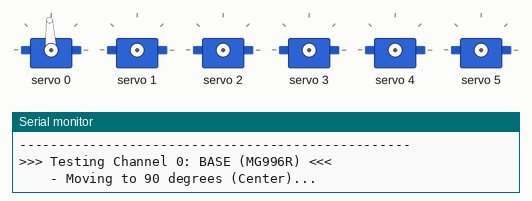
The sketch below on a simulated ESP32. On the bench: 6 × servo, the last lines printed to the serial monitor.

Above: at 1.2 s.
At 6.2 s:
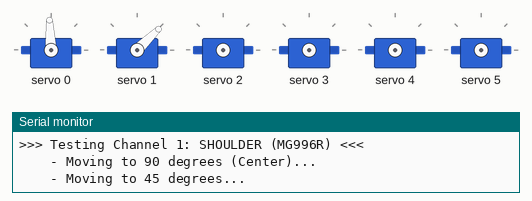
At 10.2 s:
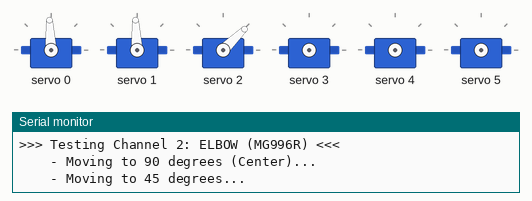
At 19.2 s:
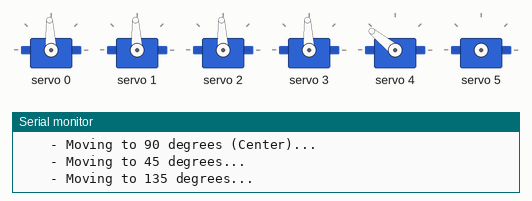
At 29.3 s:
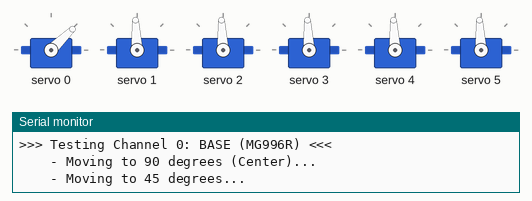
At 38.3 s:
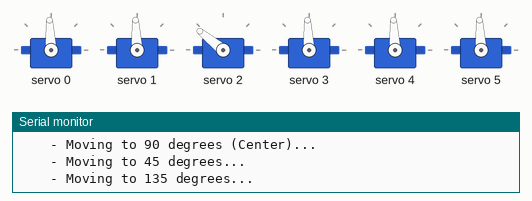
Timing chart, 0 to 40.0 s (numbered marks = the images above):
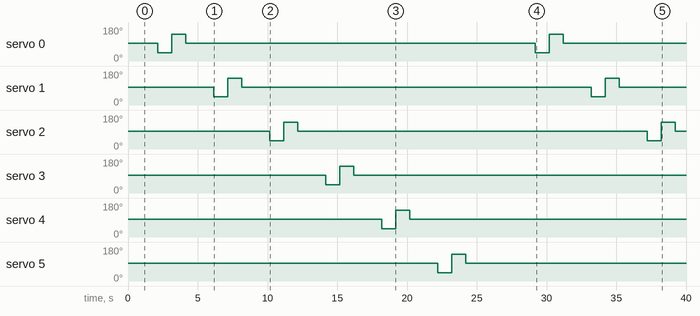

Measured:
- by itself, servo 0: 93° → 44° at 2.1 s, → 141° 1.0 s later, → 93° 1.0 s later, → 44° 25.1 s later, … (6 changes in this stretch)
- by itself, servo 1: 93° → 44° at 6.2 s, → 141° 1.0 s later, → 93° 1.0 s later, → 44° 25.1 s later, … (6 changes in this stretch)
- by itself, servo 2: 93° → 44° at 10.2 s, → 141° 1.0 s later, → 93° 1.0 s later, → 44° 25.1 s later, … (6 changes in this stretch)
- by itself, servo 3: 93° → 44° at 14.2 s, → 141° 1.0 s later, → 93° 1.0 s later
- by itself, servo 4: 93° → 44° at 18.2 s, → 141° 1.0 s later, → 93° 1.0 s later
- by itself, servo 5: 93° → 44° at 22.2 s, → 141° 1.0 s later, → 93° 1.0 s later

The sketch:

arm_diagnostic.ino
```cpp
/*
 * ==============================================================================
 * 🛠️ ROBOTIC ARM HARDWARE DIAGNOSTIC TEST (PCA9685 + SERVOS)
 * ==============================================================================
 * This script tests your PCA9685 wiring and sweeps each servo one by one.
 * Open Arduino IDE -> Tools -> Serial Monitor (115200 baud).
 *
 * REQUIREMENTS:
 * Install "Adafruit PWM Servo Driver" library in Arduino IDE:
 * (Sketch -> Include Library -> Manage Libraries -> Search "Adafruit PWM Servo Driver")
 * ==============================================================================
 */

#include <Wire.h>
#include <Adafruit_PWMServoDriver.h>

Adafruit_PWMServoDriver pca = Adafruit_PWMServoDriver(0x40);

#define SERVO_FREQ 50  // 50 Hz analog servos
#define SERVOMIN  102  // 0.5 ms (~0 deg)
#define SERVOMAX  512  // 2.5 ms (~180 deg)

int angleToPulse(int angle) {
  angle = constrain(angle, 0, 180);
  return map(angle, 0, 180, SERVOMIN, SERVOMAX);
}

void setup() {
  Serial.begin(115200);
  delay(1000);
  Serial.println("\n\n==================================================");
  Serial.println("   🤖 ROBOTIC ARM HARDWARE DIAGNOSTIC TEST");
  Serial.println("==================================================");

  // 1. I2C Bus Detection
  Serial.println("\n[STEP 1] Checking I2C Connection on GPIO 21 (SDA) & GPIO 22 (SCL)...");
  Wire.begin(21, 22);

  byte error, address;
  int nDevices = 0;
  for (address = 1; address < 127; address++) {
    Wire.beginTransmission(address);
    error = Wire.endTransmission();
    if (error == 0) {
      Serial.printf("  --> SUCCESS: Found I2C device at address 0x%02X!\n", address);
      nDevices++;
    }
  }

  if (nDevices == 0) {
    Serial.println("\n❌ CRITICAL ERROR: No I2C devices found!");
    Serial.println("   Check:");
    Serial.println("   1. ESP32 GPIO 21 connected to PCA9685 SDA?");
    Serial.println("   2. ESP32 GPIO 22 connected to PCA9685 SCL?");
    Serial.println("   3. PCA9685 VCC connected to 3.3V or 5V?");
    Serial.println("   4. PCA9685 GND connected to ESP32 GND?");
    while (1) { delay(1000); }
  }

  // 2. Initialize PCA9685
  Serial.println("\n[STEP 2] Initializing PCA9685...");
  pca.begin();
  pca.setPWMFreq(SERVO_FREQ);
  delay(100);
  Serial.println("  --> PCA9685 Initialized successfully!");

  Serial.println("\n[STEP 3] Starting Sequential Servo Sweep Test...");
  Serial.println("  Watch each joint move one-by-one.\n");
}

void loop() {
  const char* jointNames[] = {
    "Channel 0: BASE (MG996R)",
    "Channel 1: SHOULDER (MG996R)",
    "Channel 2: ELBOW (MG996R)",
    "Channel 3: WRIST PITCH (MG90S/MG996R)",
    "Channel 4: WRIST ROLL (MG90S)",
    "Channel 5: CLAW / GRIPPER (MG90S)"
  };

  for (int ch = 0; ch < 6; ch++) {
    Serial.println("--------------------------------------------------");
    Serial.printf(">>> Testing %s <<<\n", jointNames[ch]);
    Serial.println("    - Moving to 90 degrees (Center)...");
    pca.setPWM(ch, 0, angleToPulse(90));
    delay(1000);

    Serial.println("    - Moving to 45 degrees...");
    pca.setPWM(ch, 0, angleToPulse(45));
    delay(1000);

    Serial.println("    - Moving to 135 degrees...");
    pca.setPWM(ch, 0, angleToPulse(135));
    delay(1000);

    Serial.println("    - Returning to 90 degrees...");
    pca.setPWM(ch, 0, angleToPulse(90));
    delay(1000);
  }

  Serial.println("\n==================================================");
  Serial.println("Cycle completed! Pausing 3 seconds before repeat.");
  Serial.println("==================================================\n");
  delay(3000);
}
```
